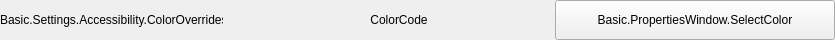
        <widget class="QWidget" name="widget_Color7" native="true">
         <property name="minimumSize">
          <size>
           <width>0</width>
           <height>40</height>
          </size>
         </property>
         <property name="maximumSize">
          <size>
           <width>16777215</width>
           <height>40</height>
          </size>
         </property>
         <layout class="QHBoxLayout" name="horizontalLayout_8">
          <property name="spacing">
           <number>16</number>
          </property>
          <property name="leftMargin">
           <number>0</number>
          </property>
          <property name="topMargin">
           <number>0</number>
          </property>
          <property name="rightMargin">
           <number>0</number>
          </property>
          <property name="bottomMargin">
           <number>0</number>
          </property>
          <item>
           <widget class="QLabel" name="label_Color7">
            <property name="sizePolicy">
             <sizepolicy hsizetype="Fixed" vsizetype="Fixed">
              <horstretch>0</horstretch>
              <verstretch>0</verstretch>
             </sizepolicy>
            </property>
            <property name="minimumSize">
             <size>
              <width>223</width>
              <height>40</height>
             </size>
            </property>
            <property name="maximumSize">
             <size>
              <width>223</width>
              <height>40</height>
             </size>
            </property>
            <property name="styleSheet">
             <string notr="true"/>
            </property>
            <property name="text">
             <string>Basic.Settings.Accessibility.ColorOverrides.MixerGreenActive</string>
            </property>
            <property name="wordWrap">
             <bool>true</bool>
            </property>
           </widget>
          </item>
          <item>
           <spacer name="horizontalSpacer_8">
            <property name="orientation">
             <enum>Qt::Horizontal</enum>
            </property>
            <property name="sizeType">
             <enum>QSizePolicy::Expanding</enum>
            </property>
            <property name="sizeHint" stdset="0">
             <size>
              <width>20</width>
              <height>20</height>
             </size>
            </property>
           </spacer>
          </item>
          <item>
           <widget class="QLabel" name="label_Color7_1">
            <property name="sizePolicy">
             <sizepolicy hsizetype="Fixed" vsizetype="Fixed">
              <horstretch>0</horstretch>
              <verstretch>0</verstretch>
             </sizepolicy>
            </property>
            <property name="minimumSize">
             <size>
              <width>280</width>
              <height>40</height>
             </size>
            </property>
            <property name="maximumSize">
             <size>
              <width>280</width>
              <height>40</height>
             </size>
            </property>
            <property name="font">
             <font>
              <family>Arial</family>
              <italic>false</italic>
              <bold>false</bold>
             </font>
            </property>
            <property name="styleSheet">
             <string notr="true"/>
            </property>
            <property name="text">
             <string>ColorCode</string>
            </property>
            <property name="alignment">
             <set>Qt::AlignCenter</set>
            </property>
           </widget>
          </item>
          <item>
           <widget class="QPushButton" name="pushButton_Color7">
            <property name="sizePolicy">
             <sizepolicy hsizetype="Fixed" vsizetype="Fixed">
              <horstretch>0</horstretch>
              <verstretch>0</verstretch>
             </sizepolicy>
            </property>
            <property name="minimumSize">
             <size>
              <width>280</width>
              <height>40</height>
             </size>
            </property>
            <property name="maximumSize">
             <size>
              <width>280</width>
              <height>40</height>
             </size>
            </property>
            <property name="styleSheet">
             <string notr="true"/>
            </property>
            <property name="text">
             <string>Basic.PropertiesWindow.SelectColor</string>
            </property>
            <property name="buttonType" stdset="0">
             <string>settingDialog</string>
            </property>
           </widget>
          </item>
         </layout>
        </widget>
